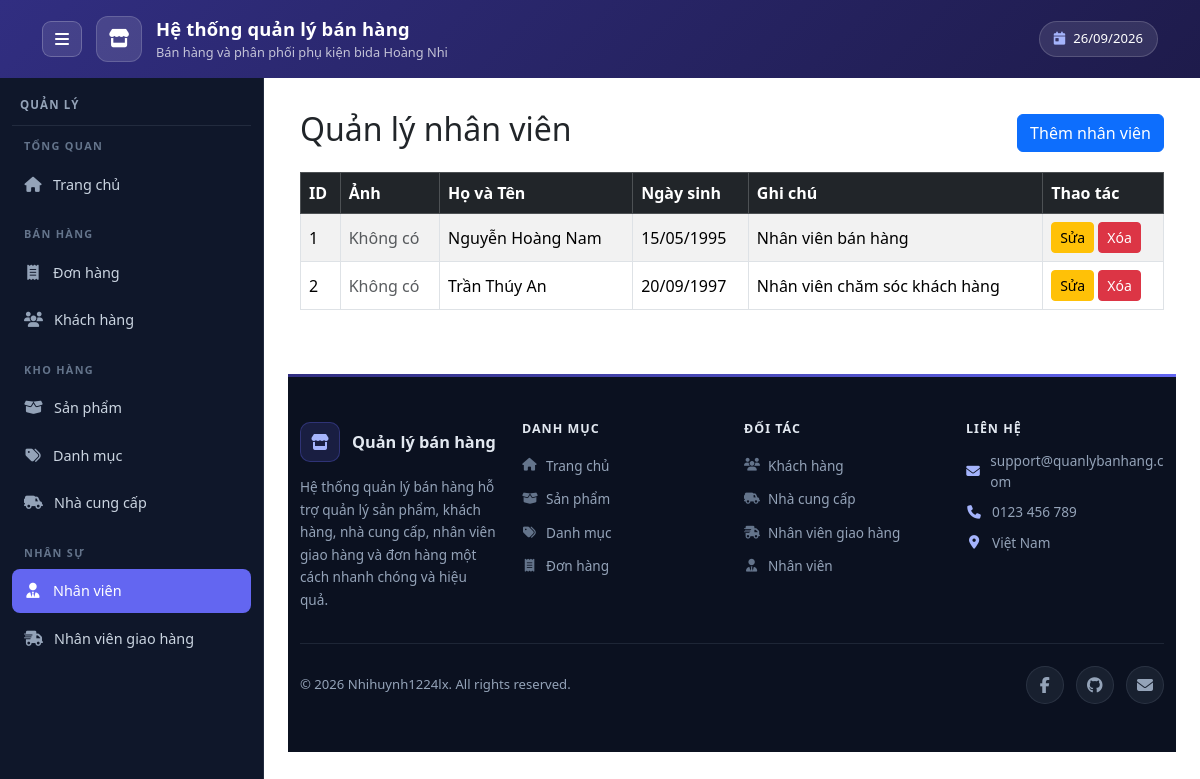
The page /admin/employees/index.php on the database its author committed.
### tables this page shows
CREATE TABLE employees (
    EmployeeID INT AUTO_INCREMENT PRIMARY KEY,
    LastName VARCHAR(50) NOT NULL,
    FirstName VARCHAR(50) NOT NULL,
    BirthDate DATE,
    Photo VARCHAR(255),
    Notes TEXT
);

### public/admin/employees/index.php (the view, shortened to what this page needs)
<?php
require_once '/var/www/src/config/database.php';
$sql = "
    SELECT
        EmployeeID,
        LastName,
        FirstName,
        BirthDate,
        Photo,
        Notes
    FROM employees
    ORDER BY EmployeeID
";
$result = $conn->query($sql);
require_once '/var/www/src/includes/admin/header.php';
require_once '/var/www/src/includes/admin/navbar.php';
?>
<div class="container mt-4">
    <div class="d-flex justify-content-between align-items-center mb-3">
        <h2>Quản lý nhân viên</h2>
        <a href="/admin/employees/create.php" class="btn btn-primary">
            Thêm nhân viên
        </a>
    </div>
    <div class="table-responsive">
        <table class="table table-bordered table-striped align-middle">
            <thead class="table-dark">
                <tr>
                    <th>ID</th>
                    <th>Ảnh</th>
                    <th>Họ và Tên</th>
                    <th>Ngày sinh</th>
                    <th>Ghi chú</th>
                    <th>Thao tác</th>
                </tr>
            </thead>
            <tbody>
                <?php if ($result && $result->num_rows > 0): ?>
                    <?php while ($employee = $result->fetch_assoc()): ?>
                        <tr>
                            <td>
                                <?= htmlspecialchars($employee['EmployeeID']) ?>
                            </td>
                            <td>
                                <?php if (!empty($employee['Photo'])): ?>
                                    <img
                                        src="/admin/employees/upload/<?= htmlspecialchars($employee['Photo']) ?>"
                                        alt="Avatar"
                                        style="width: 50px; height: 50px; object-fit: cover; border-radius: 5px;"
>
                                <?php else: ?>
                                    <span class="text-muted">Không có</span>
                                <?php endif; ?>
                            </td>
                            <td>
                                <?= htmlspecialchars($employee['LastName'] . ' ' . $employee['FirstName']) ?>
                            </td>
                            <td>
                                <?= !empty($employee['BirthDate']) ? date('d/m/Y', strtotime($employee['BirthDate'])) : '' ?>
                            </td>
                            <td>
                                <?php
                                    $notes = htmlspecialchars($employee['Notes'] ?? '');
                                    echo mb_strimwidth($notes, 0, 50, '...');
                                ?>
                            </td>
                            <td>
                                <a
                                    href="/admin/employees/edit.php?id=<?= $employee['EmployeeID'] ?>"
                                    class="btn btn-sm btn-warning"
                                >
                                    Sửa
                                </a>
                                <form
                                    action="/admin/employees/delete.php"
                                    method="post"
                                    class="d-inline"
                                    onsubmit="return confirm('Bạn có chắc muốn xóa nhân viên này?');"
                                >
                                    <button
                                        type="submit"
                                        class="btn btn-sm btn-danger"
                                    >
                                        Xóa
                                    </button>
                                </form>
                            </td>
                        </tr>
                    <?php endwhile; ?>
                <?php endif; ?>
            </tbody>
        </table>
    </div>
</div>
<?php
require_once '/var/www/src/includes/admin/footer.php';
?>

### public/assets/css/admin.css (style rules this page uses)
:root { --admin-header-from: #312E81; --admin-header-to: #1E1B4B; --admin-header-text: #FFFFFF; --admin-header-muted: rgba(255, 255, 255, 0.72); --admin-sidebar-w: 264px; --admin-sidebar-w-collapsed: 76px; --admin-nav-bg: #0F172A; --admin-nav-text: #CBD5E1; --admin-nav-icon: #94A3B8; --admin-nav-group: #64748B; --admin-nav-line: rgba(148, 163, 184, 0.14); --admin-nav-hover-bg: rgba(99, 102, 241, 0.20); --admin-nav-hover-text: #FFFFFF; --admin-nav-hover-icon: #A5B4FC; --admin-nav-active-bg: #6366F1; --admin-nav-active-text: #FFFFFF; --admin-footer-bg: #0B1120; --admin-footer-heading: #E2E8F0; --admin-footer-text: #94A3B8; --admin-footer-line: rgba(148, 163, 184, 0.14); --admin-accent: #6366F1; }

### rows shown on the page
employees: EmployeeID "1", shows "Không có", LastName+FirstName "Nguyễn Hoàng Nam", BirthDate "15/05/1995", Notes "Nhân viên bán hàng"
employees: EmployeeID "2", shows "Không có", LastName+FirstName "Trần Thúy An", BirthDate "20/09/1997", Notes "Nhân viên chăm sóc khách hàng"

### other values the page prints
$appName "Hệ thống quản lý bán hàng"
$appSubtitle "Bán hàng và phân phối phụ kiện bida Hoàng Nhi"
$group['title'] "TỔNG QUAN"
$item['label'] "Trang chủ"
$group['title'] "BÁN HÀNG"
$item['label'] "Đơn hàng"
$item['label'] "Khách hàng"
$group['title'] "KHO HÀNG"
$item['label'] "Sản phẩm"
$item['label'] "Danh mục"
$item['label'] "Nhà cung cấp"
$group['title'] "NHÂN SỰ"
$item['label'] "Nhân viên"
$item['label'] "Nhân viên giao hàng"
$column['title'] "DANH MỤC"
